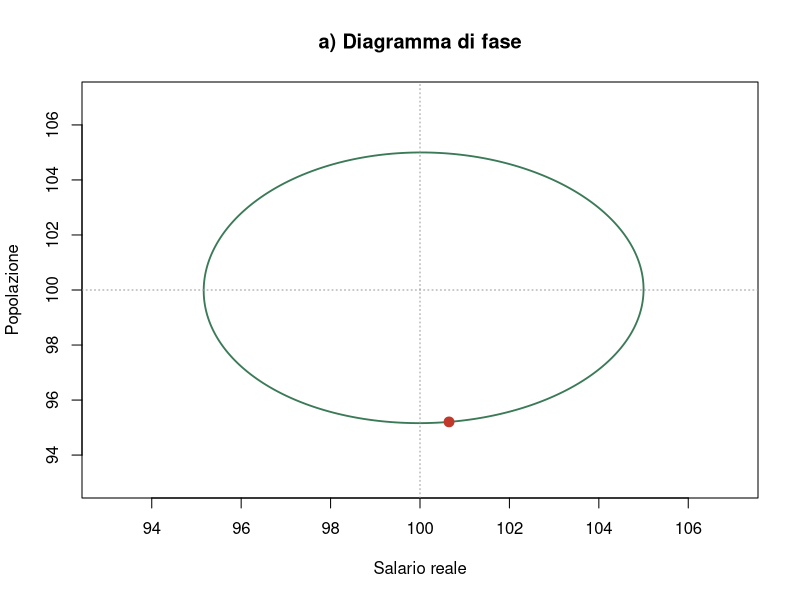
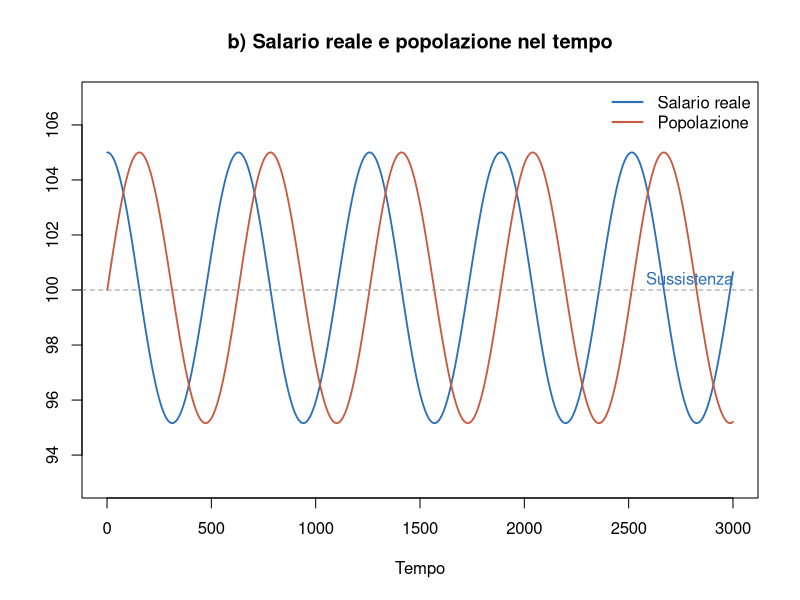

These figures' R source, in order:
# ~~~~~~~~~~~~~~~~~~~~~~~~~~~~~~~~~~~~~~~~~~~~~~~~~~~~~~~~~~~~~~~~~~~~~~~~~~~~~
# Un modello di Lotka-Volterra malthusiano: salario reale contro popolazione
# Adattato dal LVMODEL di Marco Veronese Passarella (31 maggio 2019)
#
# Reinterpretazione del classico sistema preda-predatore:
#   * PREDA        -> SALARIO REALE      (w)
#   * PREDATORI    -> POPOLAZIONE        (P)
#
# Lettura economica (Malthus / Ricardo):
#   - un salario reale elevato fa crescere la popolazione (i predatori si nutrono delle prede);
#   - una popolazione più numerosa deprime il salario reale (le prede vengono consumate).
# Il salario reale continua quindi a oscillare intorno al proprio livello di sussistenza:
# w* = gamma_pop / beta_pop.
#
# Lo script produce due grafici:
# a) diagramma di fase (salario, popolazione)
# b) salario e popolazione nel tempo
# ~~~~~~~~~~~~~~~~~~~~~~~~~~~~~~~~~~~~~~~~~~~~~~~~~~~~~~~~~~~~~~~~~~~~~~~~~~~~~

# PASSO 1: prepara l'ambiente ####
rm(list = ls(all = TRUE)) # Cancella tutto
nPeriods <- 3000          # Orizzonte temporale 

# PASSO 2: coefficienti ####
gamma_wage <- 0.01     # Crescita autonoma del salario quando la popolazione è nulla
beta_wage  <- 1e-6     # Freno esercitato dalla popolazione sul salario
gamma_pop  <- 0.01     # Declino autonomo della popolazione quando il salario è nullo
beta_pop   <- 1e-6     # Spinta data dal salario alla crescita della popolazione

# Punti di riposo di lungo periodo (qui tutti pari a 10000)
wage_star <- gamma_pop  / beta_pop      # Salario reale di sussistenza
pop_star  <- gamma_wage / beta_wage     # Popolazione di equilibrio

# PASSO 3: variabili di stato ####
wage <- numeric(nPeriods)
pop  <- numeric(nPeriods)

# Condizione iniziale #### 
wage[1] <- 10500
pop[1]  <- 10000

# Nota: salario fissato al 5% sopra la sussistenza, popolazione a riposo.

# PASSO 4: esecuzione del modello ####
for (i in 2:nPeriods) {
  g_wage  <- gamma_wage - beta_wage * pop[i - 1]
  wage[i] <- wage[i - 1] * (1 + g_wage)
  g_pop   <- -gamma_pop + beta_pop * wage[i]
  pop[i]  <- pop[i - 1] * (1 + g_pop)
}

# Nota: Aggiornamento di Eulero semi-implicito (simplettico): il salario viene aggiornato per primo e
# il nuovo salario viene usato per aggiornare la popolazione. Ciò mantiene l'orbita limitata,
# cosicché il salario oscilla stabilmente intorno alla sussistenza senza allontanarsene.

# PASSO 5: impostazioni delle figure ####
col_wage <- "#2c6fbb"   # salario reale
col_pop  <- "#c85a3f"   # popolazione
col_orb  <- "#3b7a57"   # traiettoria del diagramma di fase
xlim_ph <- c(9300, 10700)
ylim_ph <- c(9300, 10700)
ylim_ts <- c(9300, 10700)

# Figura (a): diagramma di fase ####
plot(wage[1:nPeriods]/100, pop[1:nPeriods]/100, type = "l", col = col_orb, lwd = 1.8,
     xlim = xlim_ph/100, ylim = ylim_ph/100,
     xlab = "Salario reale", ylab = "Popolazione",
     main = "a) Diagramma di fase")
abline(v = wage_star/100, col = "grey60", lty = 3)
abline(h = pop_star/100,  col = "grey60", lty = 3)
points(wage[nPeriods]/100, pop[nPeriods]/100, pch = 19, col = "#c0392b", cex = 1.3)

# Figura (b) dinamica nel tempo ####
tt <- 1:nPeriods
plot(tt, wage[1:nPeriods]/100, type = "l", col = col_wage, lwd = 1.8,
     xlim = c(0, nPeriods), ylim = ylim_ts/100,
     xlab = "Tempo", ylab = "",
     main = "b) Salario reale e popolazione nel tempo")
lines(tt, pop[1:nPeriods]/100, col = col_pop, lwd = 1.8)
abline(h = wage_star/100, col = "grey60", lty = 2)
text(nPeriods, wage_star/100, "Sussistenza", col = col_wage,
     cex = 1, adj = c(1, -0.4))
legend("topright", c("Salario reale", "Popolazione"),
       col = c(col_wage, col_pop), lwd = 2, bty = "n", cex = 1)
